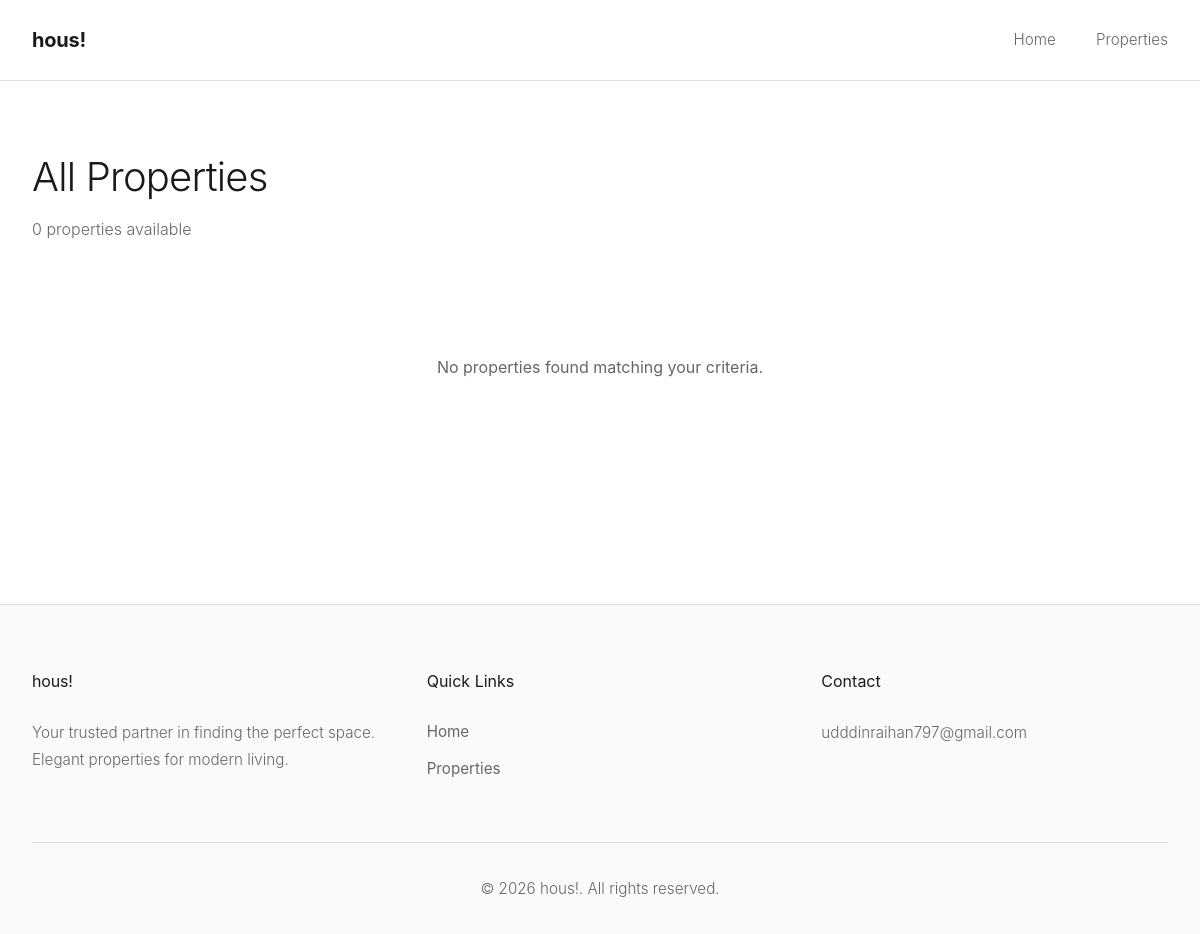
Before: /properties/?page=2 with the older database file.
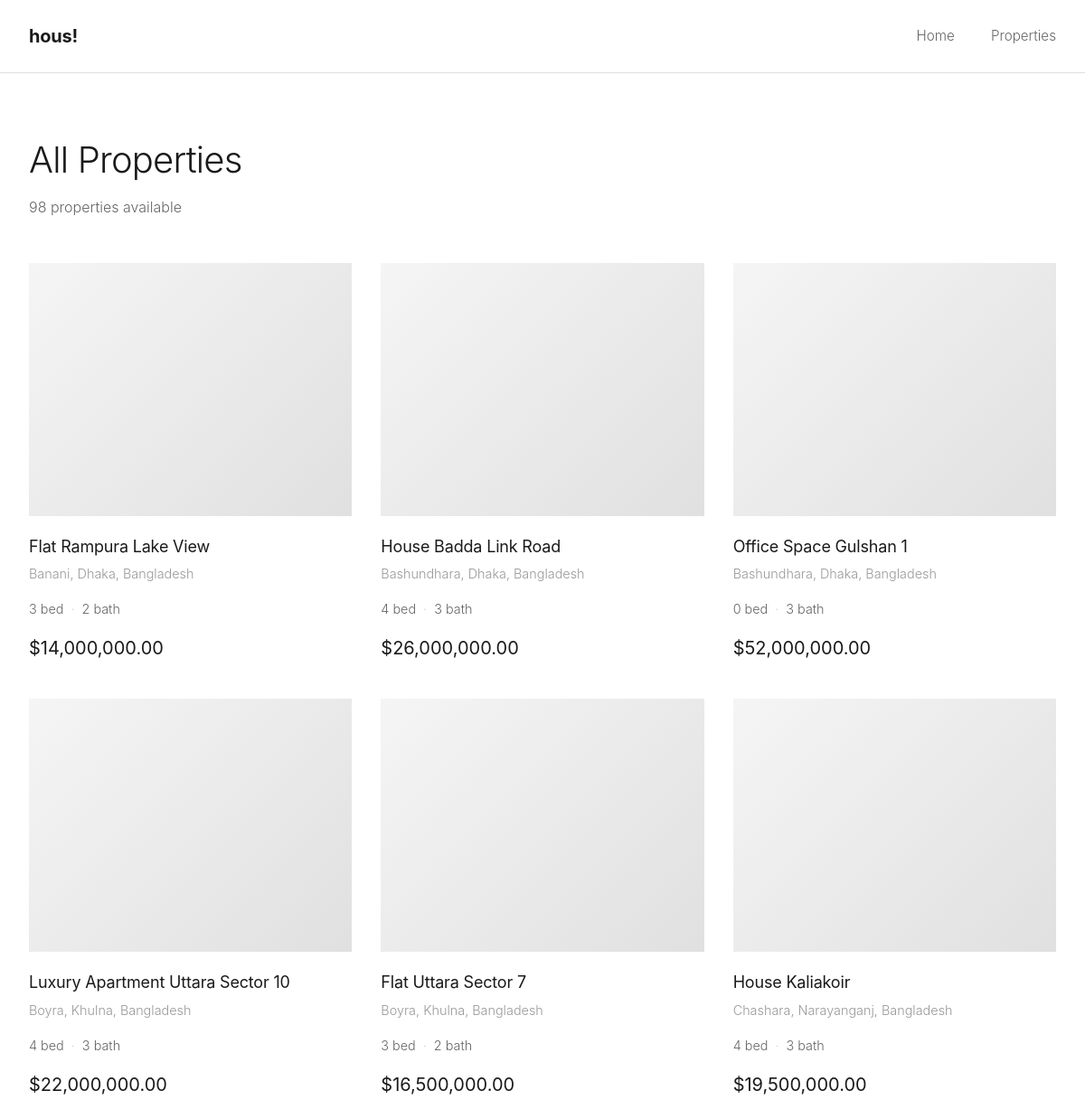
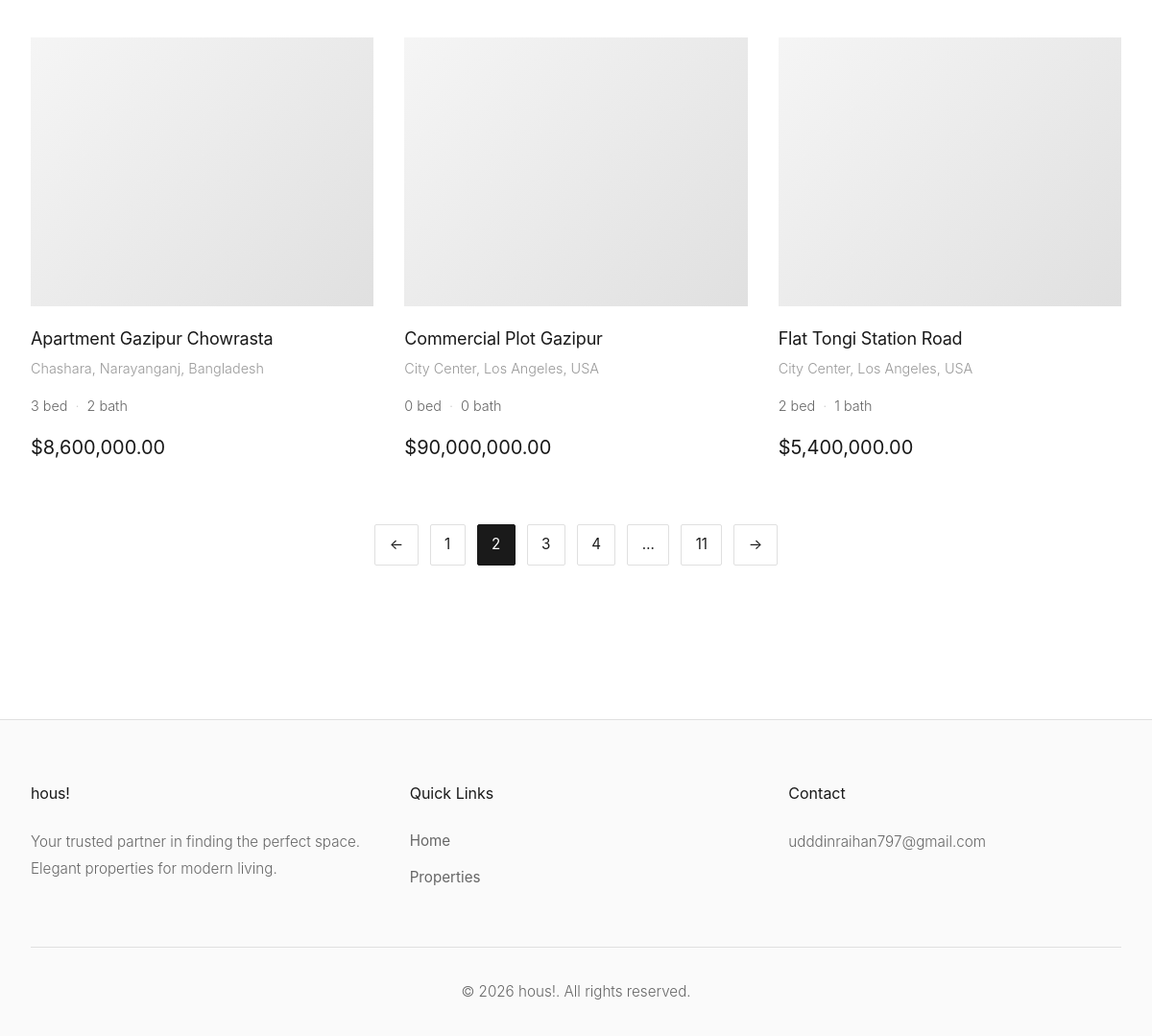
After: the same page with the newer database file (2 pictures, top to bottom).
### property/models/property.py (models this page shows, shortened)
class Property(models.Model):
    PROPERTY_TYPES = [
        ("house", "House"),
        ("apartment", "Apartment"),
        ("commercial", "Commercial"),
    ]
    STATUS_CHOICES = [("available", "Available"), ("rented", "Rented")]
    title = models.CharField(max_length=255)
    description = models.TextField()
    property_type = models.CharField(
        max_length=20, choices=PROPERTY_TYPES, default="house"
    )
    status = models.CharField(
        max_length=20, choices=STATUS_CHOICES, default="available"
    )
    location = models.ForeignKey(
        Location,
        on_delete=models.CASCADE,
        related_name="properties",
        null=True,
        blank=True,
    )
    price = models.DecimalField(max_digits=12, decimal_places=2)
    bedrooms = models.PositiveIntegerField(default=0)
    bathrooms = models.PositiveIntegerField(default=0)
    created_at = models.DateTimeField(auto_now_add=True)
    updated_at = models.DateTimeField(auto_now=True)
    class Meta:
        ordering = ["-created_at"]
        verbose_name = "Property"
        verbose_name_plural = "Properties"
        indexes = [
            models.Index(fields=["location", "status"]),
            models.Index(fields=["-created_at"]),
        ]
    @property
    def primary_image(self):
        return self.images.first()
    @property
    def formatted_price(self):
        return f"${self.price:,.2f}"

### property/models/location.py (models this page shows, shortened)
class Location(models.Model):
    name = models.CharField(max_length=255, db_index=True)
    city = models.CharField(max_length=100)
    state = models.CharField(max_length=100, blank=True)
    country = models.CharField(max_length=100, default="USA")
    created_at = models.DateTimeField(auto_now_add=True)
    updated_at = models.DateTimeField(auto_now=True)
    class Meta:
        ordering = ["name"]
        verbose_name = "Location"
        verbose_name_plural = "Locations"
        constraints = [
            models.UniqueConstraint(
                fields=["name", "city", "country"],
                name="unique_location_per_area",
            )
        ]

### property/views/pages.py (the view, shortened to what this page needs)
# urls.py: path("", views.property_list, name="property_list"),
def property_list(request):
    location_param = request.GET.get("location", "").strip()
    properties = (
        Property.objects.select_related("location").prefetch_related("images")
    )
    selected_location = None
    properties = properties.order_by("-created_at")
    paginator = Paginator(properties, 9)  # 9 properties per page
    page_number = request.GET.get("page")
    page_obj = paginator.get_page(page_number)
    context = {
        "properties": page_obj,
        "page_obj": page_obj,
        "selected_location": selected_location,
        "property_types": Property.PROPERTY_TYPES,
        "search_query": location_param,
        "count": properties.count,
    }
    return render(request, "property/property_list.html", context)

### property/templates/property/property_list.html (shortened to what this page needs)
{% extends 'property/base.html' %}
{% load static %}
{% block page_css %}
<link rel="stylesheet" href="{% static 'css/property_list.css' %}">
<link rel="stylesheet" href="{% static 'css/pagination.css' %}">
{% endblock %}
{% block content %}
<section class="list-section">
    <div class="container">
        <div class="list-header">
            <h1>
                {% if selected_location %}
                Properties in {{ selected_location.name }}, {{ selected_location.city }}, {{selected_location.country}}
                {% elif search_query%}
                Properties for search term '{{search_query}}'
                {% else %}
                All Properties
                {% endif %}
            </h1>
            <p class="property-count">{{count }} properties available</p>
        </div>
        <div class="property-grid">
            {% for property in properties %}
            <div class="property-card">
                <a href="{% url 'property:property_detail' property.pk %}" class="card-link">
                    <div class="property-image">
                        {% if property.primary_image %}
                            <img src="{{ property.primary_image.image.url }}" alt="{{ property.title }}">
                        {% else %}
                            <div class="image-placeholder"></div>
                        {% endif %}
                    </div>
                    <div class="property-content">
                        <div class="property-header">
                            <h3 class="property-title">{{ property.title }}</h3>
                            <p class="property-location">{{ property.location.name }}, {{ property.location.city }}, {{ property.location.country }}</p>
                        </div>
                        <div class="property-details">
                            <span class="detail-item">{{ property.bedrooms }} bed</span>
                            <span class="detail-separator">·</span>
                            <span class="detail-item">{{ property.bathrooms }} bath</span>
                        </div>
                        <div class="property-price">{{ property.formatted_price }}</div>
                    </div>
                </a>
            </div>
            {% empty %}
            <div class="no-results">
                <p>No properties found matching your criteria.</p>
            </div>
            {% endfor %}
        </div>
{% if page_obj.has_other_pages %}
<div class="pagination">
    {% if page_obj.has_previous %}
        <a href="?page={{ page_obj.previous_page_number }}{% if search_query %}&location={{ search_query }}{% endif %}">
            ←
        </a>
    {% endif %}
    {% for num in page_obj.paginator.page_range %}
        {% if num >= page_obj.number|add:"-2" and num <= page_obj.number|add:"2" %}
            {% if page_obj.number == num %}
                <span class="current">{{ num }}</span>
            {% else %}
                <a href="?page={{ num }}{% if search_query %}&location={{ search_query }}{% endif %}">
                    {{ num }}
                </a>
            {% endif %}
        {% endif %}
    {% endfor %}
    {% if page_obj.number < page_obj.paginator.num_pages|add:"-2" %}
        <span class="dots">…</span>
        <a href="?page={{ page_obj.paginator.num_pages }}{% if search_query %}&location={{ search_query }}{% endif %}">
            {{ page_obj.paginator.num_pages }}
        </a>
    {% endif %}
    {% if page_obj.has_next %}
        <a href="?page={{ page_obj.next_page_number }}{% if search_query %}&location={{ search_query }}{% endif %}">
            →
        </a>
    {% endif %}
</div>
{% endif %}
    </div>
</section>
{% endblock %}

### property/templates/property/base.html (shortened to what this page needs)
{% load static %}
<!DOCTYPE html>
<html lang="en">
<head>
    <link rel="stylesheet" href="{% static 'css/base_style.css' %}">
    {% block page_css %}{% endblock %}
</head>
<body>
    <nav class="navbar">
        <div class="nav-container">
            <a class="brand" href="{% url 'home' %}">
                hous!
            </a>
            <ul class="nav-menu" id="navMenu">
                <li><a class="nav-link" href="{% url 'home' %}">Home</a></li>
                <li><a class="nav-link" href="{% url 'property:property_list' %}">Properties</a></li>
            </ul>
        </div>
    </nav>
    <main>
        {% block content %}{% endblock %}
    </main>
    <footer class="footer">
        <div class="footer-container">
            <div class="footer-grid">
                <div>
                    <h5 class="brand">hous!</h5>
                    <p>Your trusted partner in finding the perfect space. Elegant properties for modern living.</p>
                </div>
                <div>
                    <h5>Quick Links</h5>
                    <ul class="footer-links">
                        <li><a href="{% url 'home' %}">Home</a></li>
                        <li><a href="{% url 'property:property_list' %}">Properties</a></li>
                    </ul>
                </div>
                <div>
                    <h5>Contact</h5>
                    <p>
                        <a href="mailto:uddinraihan797@gmail.com">udddinraihan797@gmail.com</a><br>
                    </p>
                </div>
            </div>
            <div class="footer-divider"></div>
            <div class="footer-bottom">
                <p>© 2026 hous!. All rights reserved.</p>
            </div>
        </div>
    </footer>
</body>
</html>

### property/static/css/base_style.css (style rules this page uses)
* { margin: 0; padding: 0; box-sizing: border-box; }
body { font-family: -apple-system, BlinkMacSystemFont, 'Segoe UI', Roboto, 'Helvetica Neue', Arial, sans-serif; color: #1a1a1a; line-height: 1.6; background: #ffffff; }
.navbar { background: #ffffff; border-bottom: 1px solid #e0e0e0; padding: 1.5rem 0; position: sticky; top: 0; z-index: 100; }
.nav-container { max-width: 1400px; margin: 0 auto; padding: 0 2rem; display: flex; justify-content: space-between; align-items: center; }
.brand { font-size: 1.25rem; font-weight: bolder; color: #1a1a1a; text-decoration: none; letter-spacing: -0.01em; }
.nav-menu { display: flex; list-style: none; gap: 2.5rem; align-items: center; }
.nav-link { color: #666; text-decoration: none; font-size: 0.95rem; transition: color 0.2s; font-weight: 300; }
main { min-height: calc(100vh - 400px); }
.footer { background: #fafafa; border-top: 1px solid #e0e0e0; padding: 4rem 0 2rem; margin-top: 6rem; }
.footer-container { max-width: 1400px; margin: 0 auto; padding: 0 2rem; }
.footer-grid { display: grid; grid-template-columns: repeat(auto-fit, minmax(250px, 1fr)); gap: 3rem; margin-bottom: 3rem; }
.footer h5 { font-size: 1rem; font-weight: 400; margin-bottom: 1.5rem; color: #1a1a1a; }
.footer p { color: #666; font-size: 0.95rem; line-height: 1.8; font-weight: 300; }
.footer-links { list-style: none; }
.footer-links li { margin-bottom: 0.75rem; }
.footer-links a, .footer a { color: #666; text-decoration: none; transition: color 0.2s; font-size: 0.95rem; }
.footer-divider { height: 1px; background: #e0e0e0; margin: 2rem 0; }
.footer-bottom { text-align: center; color: #999; font-size: 0.875rem; font-weight: 300; }

### property/static/css/property_list.css (style rules this page uses)
.container { max-width: 1400px; margin: 0 auto; padding: 0 2rem; }
.list-section { padding: 4rem 0; }
.list-header { margin-bottom: 3rem; }
.list-header h1 { font-size: 2.5rem; font-weight: 300; color: #1a1a1a; margin-bottom: 0.5rem; letter-spacing: -0.02em; }
.property-count { color: #666; font-size: 1rem; font-weight: 300; }
.property-grid { display: grid; grid-template-columns: repeat(auto-fill, minmax(320px, 1fr)); gap: 2.5rem 2rem; }
.property-card { background: white; transition: transform 0.2s; }
.card-link { text-decoration: none; color: inherit; display: block; }
.property-image { width: 100%; height: 280px; background: #f5f5f5; overflow: hidden; margin-bottom: 1.25rem; }
.image-placeholder { width: 100%; height: 100%; background: linear-gradient(135deg, #f5f5f5 0%, #e0e0e0 100%); }
.property-content { display: flex; flex-direction: column; gap: 0.75rem; }
.property-header { margin-bottom: 0.25rem; }
.property-title { font-size: 1.125rem; font-weight: 400; color: #1a1a1a; margin-bottom: 0.25rem; letter-spacing: -0.01em; }
.property-location { font-size: 0.9rem; color: #999; font-weight: 300; }
.property-details { display: flex; align-items: center; gap: 0.5rem; color: #666; font-size: 0.9rem; font-weight: 300; }
.detail-item { color: #666; }
.detail-separator { color: #ccc; }
.property-price { font-size: 1.25rem; font-weight: 400; color: #1a1a1a; margin-top: 0.25rem; }

### property/static/css/pagination.css (style rules this page uses)
.pagination { display: flex; justify-content: center; gap: 0.75rem; margin-top: 4rem; font-size: 0.95rem; }
.pagination a, .pagination span { padding: 0.5rem 0.9rem; border: 1px solid #e0e0e0; color: #1a1a1a; text-decoration: none; border-radius: 2px; }
.pagination .current { background: #1a1a1a; color: white; border-color: #1a1a1a; }

Changed rows visible on the page:
added Property: title "Flat Rampura Lake View", location.name "Banani", location.city "Dhaka", location.country "Bangladesh", bedrooms "3", bathrooms "2", formatted_price "$14,000,000.00"
added Property: title "House Badda Link Road", location.name "Bashundhara", location.city "Dhaka", location.country "Bangladesh", bedrooms "4", bathrooms "3", formatted_price "$26,000,000.00"
added Property: title "Office Space Gulshan 1", location.name "Bashundhara", location.city "Dhaka", location.country "Bangladesh", bedrooms "0", bathrooms "3", formatted_price "$52,000,000.00"
added Property: title "Luxury Apartment Uttara Sector 10", location.name "Boyra", location.city "Khulna", location.country "Bangladesh", bedrooms "4", bathrooms "3", formatted_price "$22,000,000.00"
added Property: title "Flat Uttara Sector 7", location.name "Boyra", location.city "Khulna", location.country "Bangladesh", bedrooms "3", bathrooms "2", formatted_price "$16,500,000.00"
added Property: title "House Kaliakoir", location.name "Chashara", location.city "Narayanganj", location.country "Bangladesh", bedrooms "4", bathrooms "3", formatted_price "$19,500,000.00"
added Property: title "Apartment Gazipur Chowrasta", location.name "Chashara", location.city "Narayanganj", location.country "Bangladesh", bedrooms "3", bathrooms "2", formatted_price "$8,600,000.00"
added Property: title "Commercial Plot Gazipur", location.name "City Center", location.city "Los Angeles", location.country "USA", bedrooms "0", bathrooms "0", formatted_price "$90,000,000.00"
added Property: title "Flat Tongi Station Road", location.name "City Center", location.city "Los Angeles", location.country "USA", bedrooms "2", bathrooms "1", formatted_price "$5,400,000.00"
Other visible differences:
{{ count }}: "0" → "98"
{{ page_obj.paginator.num_pages }}: (not shown) → "11"
text no longer shown: "No properties found matching your criteria."
new list line: "1"
new list line: "2"
new list line: "3"
new list line: "4"
